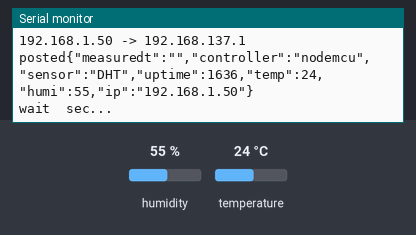
A sketch run on a simulated ESP8266 (NodeMCU). On the bench: the last lines printed to the serial monitor. Inputs (shaded band) come from the test bench; at power-on: humidity 55 %, temperature 24 °C. WiFi joins after 1.5 s; servers stay silent unless stated; uploads are accepted with an empty reply; random numbers use the default seed unless the sketch sets one.

Above: at 2.8 s.
2.9 s: humidity set to 22 %
At 5.24 s:
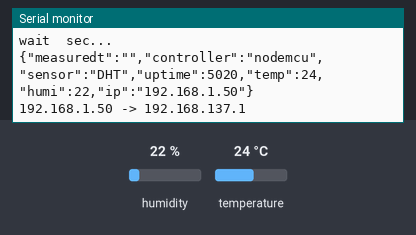
7.2 s: temperature set to 12 °C
At 9.4 s:
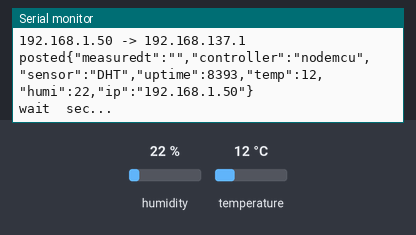
11.5 s: humidity set to 40 %
At 13.4 s:
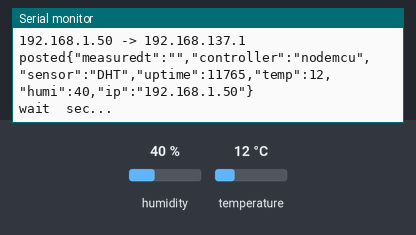
Timing chart, 0 to 14.9 s (numbered marks = the images above; inputs shaded):
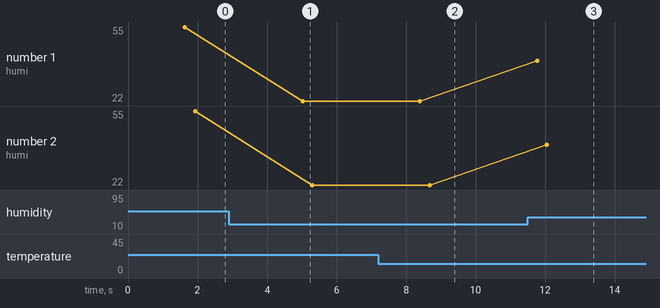

The sketch:

dht-http.ino
```cpp
#include <ESP8266WiFi.h>
#include <ESP8266HTTPClient.h>
#include <ESP8266WebServer.h>
#include <ArduinoJson.h>

//http==============================
char* gssid  = "AP-00";
char* gpassword = "12345678";
char* gatewayip = "192.168.137.1";//pc
const uint16_t port = 8000;
IPAddress myIP;
//==============================http

//values********************
int brate = 9600;
float temp, humi;
String jsonResult = "";
int isTest = 0;   //1:test mode, 0:real mode
//********************values

//GPIO********************
int pinDHT = D4;
//********************GPIO

void setup(){

  setup_dht();

  Serial.begin(brate);
  setup_http();
}

void loop(){
  loop_dht();
  loop_http();
  delay(3000);
}


//isFloat=========================
//check whether tString is numeric or not ( to filter noise data  )
//====================================
boolean isFloat(String tString) {
  String tBuf;
  boolean decPt = false;

  if(tString.charAt(0) == '+' || tString.charAt(0) == '-') tBuf = &tString[1];
  else tBuf = tString;

  for(int x=0;x<tBuf.length();x++)
  {
    if(tBuf.charAt(x) == '.') {
      if(decPt) return false;
      else decPt = true;
    }
    else if(tBuf.charAt(x) < '0' || tBuf.charAt(x) > '9') return false;
  }
  return true;
}
//=========================isFloat
```

dht.ino
```cpp
#include <DHT.h>

//DHT********************
DHT dht(pinDHT, DHT11); //DHT11, DHT22
//********************DHT

void setup_dht(){
  dht.begin();
}
void loop_dht(){

  temp = dht.readTemperature();
  humi = dht.readHumidity();

  //======================
  // testdata ============
  if (isTest == 1) {
    temp = random(10,40);
    humi = random(10,60);
  }
  // testdata ============
  //======================

  // change noise data to 0
  if ( !isFloat(String(temp)) ) {
    temp = 0;
    humi = 0;
  }

  //Json data generation ============================
  StaticJsonDocument<200> doc;
  JsonObject root = doc.to<JsonObject>();

  root["measuredt"] = "";
  root["controller"] = "nodemcu";
  root["sensor"] = "DHT";
  root["uptime"] = millis();
  root["temp"] = temp;
  root["humi"] = humi;
  root["ip"] = myIP.toString();

  serializeJson(root, jsonResult);
  serializeJson(root, Serial);
  Serial.println("");
  //============================Json data generation
}
//========================loop
```

http.ino
```cpp
//Host Server config********************
char* ssid = gssid;
char* password = gpassword;
//********************Host Server config

void setup_http(){

    //connect to AP +++++++++++++++++++++
    WiFi.mode(WIFI_STA);
    delay(100);
    WiFi.begin( ssid, password );

    Serial.println();
    Serial.println();
    Serial.print("Wait for WiFi... ");

    while(WiFi.status() != WL_CONNECTED) {
        Serial.print(".");
        delay(500);
    }

    myIP = WiFi.localIP();

    Serial.println("");
    Serial.println("WiFi connected");
    Serial.print("IP address: ");
    Serial.println(myIP);
    delay(10);
    //+++++++++++++++++++++connect to AP
}

void loop_http(){
    if (jsonResult == "") return;

    Serial.print(myIP);
    Serial.print(" -> ");
    Serial.println(gatewayip);

    if(WiFi.status() == WL_CONNECTED) {
      if ( jsonResult != "" )  {
        sendhttp(jsonResult);
        jsonResult = "";
      }
    }
    Serial.print("wait ");
    Serial.println(" sec...");
}

//send data to server
void sendhttp(String postdata){
  if (postdata == "") return;
  String hosturl = "http://" + String(gatewayip) + ":" + String(port) + "/Postjson";

  HTTPClient http;
  http.begin(hosturl);
  //http.addHeader("POST /PostMeasure HTTP/1.1");
  http.addHeader("Content-Type", "application/json");
  http.addHeader("Cache-Control","no-cache");
  http.POST(postdata);
  http.writeToStream(&Serial);
  String rtnmsg = http.getString();
  http.end();

  //Serial.println(rtnmsg);
  Serial.print("posted");
  Serial.println(postdata);
}
```

Measured:
- after the input at 2.9 s, the serial monitor: prints a new line after 2.1 s (image 1)
- after the input at 7.2 s, the serial monitor: prints a new line after 1.2 s (image 2)
- after the input at 11.5 s, the serial monitor: prints a new line after 0.27 s (image 3)
- plotted number 1: 55 → 22 after the input at 2.9 s, 22 → 40 after the input at 11.5 s
- plotted number 2: 55 → 22 after the input at 2.9 s, 22 → 40 after the input at 11.5 s
